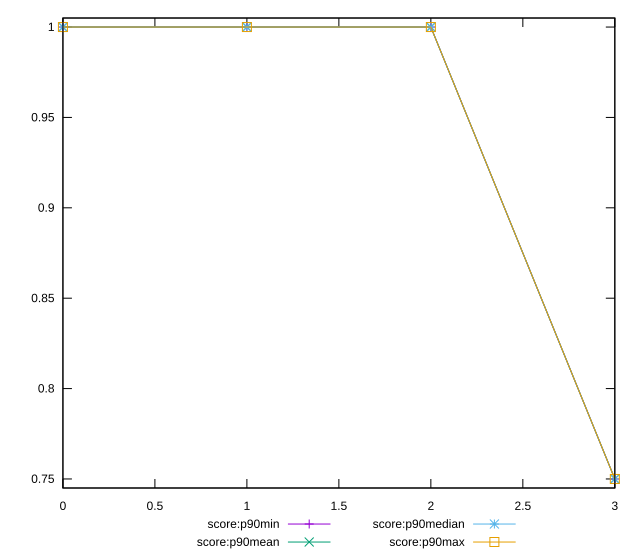

This chart was generated by the following gnuplot code:
reset

$scoreP90Min <<EOF
0 1
1 1
2 1
3 0.75
EOF

$scoreP90Mean <<EOF
0 1
1 1
2 1
3 0.75
EOF

$scoreP90Median <<EOF
0 1
1 1
2 1
3 0.75
EOF

$scoreP90Max <<EOF
0 1
1 1
2 1
3 0.75
EOF

set key outside below
set xrange [0:3]
set yrange [0.745:1.005]
set trange [0.745:1.005]
set terminal svg size 640, 560 enhanced background rgb 'white'
set output "reports/report_00030_2021-02-24T20-42-31.540Z/uses-rel-preconnect/progression/score.svg"

plot $scoreP90Min title "score:p90min" with linespoints, \
     $scoreP90Mean title "score:p90mean" with linespoints, \
     $scoreP90Median title "score:p90median" with linespoints, \
     $scoreP90Max title "score:p90max" with linespoints

reset
